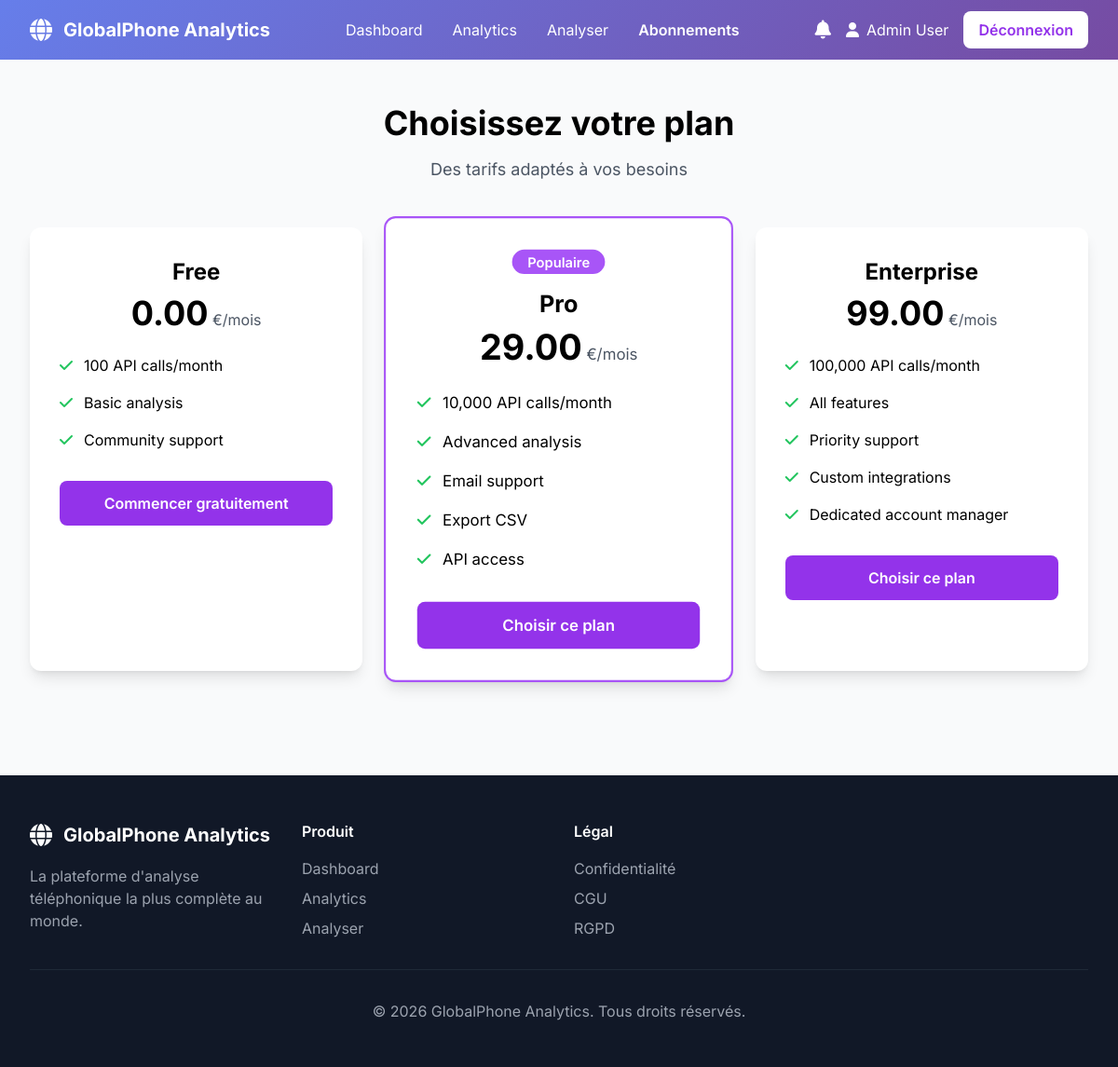
The app's page /?subscription/plans (signed in) with its own data.
### tables this page shows
CREATE TABLE IF NOT EXISTS subscriptions (
    id INT AUTO_INCREMENT PRIMARY KEY,
    name VARCHAR(100) NOT NULL,
    slug VARCHAR(100) NOT NULL UNIQUE,
    price DECIMAL(10, 2) NOT NULL,
    currency VARCHAR(3) DEFAULT 'EUR',
    `interval` ENUM('monthly', 'yearly') NOT NULL,
    api_quota INT NOT NULL,
    features JSON,
    stripe_price_id VARCHAR(255),
    created_at TIMESTAMP DEFAULT CURRENT_TIMESTAMP,
    updated_at TIMESTAMP DEFAULT CURRENT_TIMESTAMP ON UPDATE CURRENT_TIMESTAMP
);

### app/Core/Controller.php (called while the page is built, shortened)
<?php
class Controller
{
    protected function render($view, $data = [])
    {
        extract($data);
        require BASE_PATH . '/app/Views/' . $view . '.php';
    }
}

### app/Controllers/SubscriptionController.php (called while the page is built, shortened)
<?php
class SubscriptionController extends Controller
{
    private $subscriptionModel;
    private $stripeService;
    public function __construct()
    {
        $this->subscriptionModel = new Subscription();
        $this->stripeService = new StripeService();
    }
    public function plans()
    {
        $plans = $this->subscriptionModel->getAllPlans();
        $currentSubscription = $this->subscriptionModel->getUserSubscription($_SESSION['user_id']);
        $stripePublishableKey = $this->stripeService->getPublishableKey();
        return $this->render('subscription/plans', [
            'title' => 'Plans d\'abonnement - GlobalPhone Analytics',
            'plans' => $plans,
            'currentSubscription' => $currentSubscription,
            'stripePublishableKey' => $stripePublishableKey
        ]);
    }
}

### public/index.php (called while the page is built, shortened)
<?php
require_once BASE_PATH . '/app/Core/Autoloader.php';
$config = require BASE_PATH . '/app/Config/config.php';
date_default_timezone_set($config['app']['timezone']);
$router = require BASE_PATH . '/app/Routes/web.php';
$url = $_SERVER['QUERY_STRING'] ?? '';
$url = rtrim($url, '/');
try {
    $router->dispatch($url);
} catch (\Exception $e) {
    if ($config['app']['debug']) {
        echo '<h1>Error</h1>';
        echo '<p>' . htmlspecialchars($e->getMessage()) . '</p>';
        if ($config['app']['env'] === 'development') {
            echo '<pre>' . htmlspecialchars($e->getTraceAsString()) . '</pre>';
        }
    } else {
        http_response_code(500);
        echo 'Internal Server Error';
    }
}

### app/Core/Autoloader.php (called while the page is built, shortened)
<?php
class Autoloader
{
    public static function autoload($class)
    {
        $prefix = 'App\\';
        $baseDir = __DIR__ . '/../';
        $len = strlen($prefix);
        $relativeClass = substr($class, $len);
        $file = $baseDir . str_replace('\\', '/', $relativeClass) . '.php';
    }
}

### app/Models/Database.php (called while the page is built, shortened)
<?php
class Database
{
    private static $instance = null;
    private $connection;
    private function __construct()
    {
        $config = require __DIR__ . '/../Config/config.php';
        try {
            $dsn = "mysql:host={$config['database']['host']};dbname={$config['database']['dbname']};charset={$config['database']['charset']}";
            $this->connection = new PDO(
                $dsn,
                $config['database']['username'],
                $config['database']['password'],
                $config['database']['options']
            );
        } catch (PDOException $e) {
            die('Database connection failed: ' . $e->getMessage());
        }
    }
    public static function getInstance()
    {
        if (self::$instance === null) {
            self::$instance = new self();
        }
        return self::$instance;
    }
    public function query($sql, $params = [])
    {
        try {
            $stmt = $this->connection->prepare($sql);
            $stmt->execute($params);
            return $stmt;
        } catch (PDOException $e) {
            error_log('Database query error: ' . $e->getMessage());
            throw $e;
        }
    }
    public function fetchAll($sql, $params = [])
    {
        return $this->query($sql, $params)->fetchAll();
    }
    public function fetchOne($sql, $params = [])
    {
        return $this->query($sql, $params)->fetch();
    }
}

### app/Models/Subscription.php (called while the page is built, shortened)
<?php
class Subscription
{
    private $db;
    public function __construct()
    {
        $this->db = Database::getInstance();
    }
    public function getAllPlans()
    {
        $sql = "SELECT * FROM subscriptions ORDER BY price ASC";
        return $this->db->fetchAll($sql);
    }
    public function getUserSubscription($userId)
    {
        $sql = "SELECT s.*, us.status, us.current_period_start, us.current_period_end,
                        us.stripe_subscription_id, us.stripe_customer_id, us.cancel_at_period_end
                FROM user_subscriptions us
                JOIN subscriptions s ON us.subscription_id = s.id
                WHERE us.user_id = ? AND us.status = 'active'
                ORDER BY us.created_at DESC
                LIMIT 1";
        $subscription = $this->db->fetchOne($sql, [$userId]);
        return $subscription;
    }
}

### app/Services/StripeService.php (called while the page is built, shortened)
<?php
class StripeService
{
    public function __construct()
    {
        $config = require __DIR__ . '/../Config/config.php';
        $this->secretKey = $config['stripe']['secret_key'];
    }
}

### app/Views/subscription/plans.php (the view, shortened to what this page needs)
<?php
$current_page = 'subscription';
$plans = $plans ?? [];
$currentSubscription = $currentSubscription ?? null;
?>
<section class="py-8 sm:py-12 bg-gray-50">
    <div class="max-w-7xl mx-auto px-4 sm:px-6 lg:px-8">
        <div class="text-center mb-12">
            <h1 class="text-3xl sm:text-4xl font-bold mb-4">Choisissez votre plan</h1>
            <p class="text-gray-600 text-lg">Des tarifs adaptés à vos besoins</p>
        </div>
        <div class="grid grid-cols-1 md:grid-cols-3 gap-8">
            <?php foreach ($plans as $plan): ?>
                <div class="bg-white rounded-xl shadow-lg p-8 <?= $plan['slug'] === 'pro' ? 'border-2 border-purple-500 transform scale-105' : '' ?>">
                    <?php if ($plan['slug'] === 'pro'): ?>
                        <div class="text-center mb-4">
                            <span class="bg-purple-500 text-white px-4 py-1 rounded-full text-sm font-semibold">Populaire</span>
                        </div>
                    <?php endif; ?>
                    <h3 class="text-2xl font-bold text-center mb-2"><?= htmlspecialchars($plan['name']) ?></h3>
                    <div class="text-center mb-6">
                        <span class="text-4xl font-bold"><?= number_format($plan['price'], 2) ?></span>
                        <span class="text-gray-600">€/<?= $plan['interval'] === 'monthly' ? 'mois' : 'an' ?></span>
                    </div>
                    <ul class="space-y-4 mb-8">
                        <?php
                        $features = json_decode($plan['features'], true);
                        foreach ($features as $feature): ?>
                            <li class="flex items-center">
                                <i class="fas fa-check text-green-500 mr-3"></i>
                                <span><?= htmlspecialchars($feature) ?></span>
                            </li>
                        <?php endforeach; ?>
                    </ul>
                    <?php if ($currentSubscription && $currentSubscription['slug'] === $plan['slug']): ?>
                        <button disabled class="w-full bg-gray-300 text-gray-600 py-3 rounded-lg font-semibold cursor-not-allowed">
                            Plan actuel
                        </button>
                    <?php elseif ($plan['price'] == 0): ?>
                        <a href="?subscription/process-payment"
                           class="block w-full bg-purple-600 text-white py-3 rounded-lg font-semibold hover:bg-purple-700 transition text-center"
                           onclick="activateFreePlan('<?= $plan['slug'] ?>'); return false;">
                            Commencer gratuitement
                        </a>
                    <?php else: ?>
                        <button onclick="subscribeToPlan('<?= $plan['slug'] ?>', '<?= $plan['interval'] ?>')"
                                class="w-full bg-purple-600 text-white py-3 rounded-lg font-semibold hover:bg-purple-700 transition">
                            Choisir ce plan
                        </button>
                    <?php endif; ?>
                </div>
            <?php endforeach; ?>
        </div>
    </div>
</section>
<?php
$content = ob_get_clean();
require BASE_PATH . '/app/Views/layout.php';

### app/Core/Router.php (shortened to what this page needs)
<?php
class Router
{
    private $routes = [];
    private $params = [];
    public function add($route, $params = [])
    {
        $route = str_replace('/', '\/', $route);
        $route = preg_replace('/\{([a-z]+)\}/', '(?P<\1>[a-z0-9-]+)', $route);
        $route = preg_replace('/\{([a-z]+):([^\}]+)\}/', '(?P<\1>\2)', $route);
        $route = '/^' . $route . '$/i';
        $this->routes[$route] = $params;
    }
    public function match($url)
    {
        foreach ($this->routes as $route => $params) {
            if (preg_match($route, $url, $matches)) {
                $this->params = $params;
                return true;
            }
        }
        return false;
    }
    public function dispatch($url)
    {
        $url = $this->removeQueryStringVariables($url);
        if ($this->match($url)) {
            $controller = $this->params['controller'] ?? null;
            $action = $this->params['action'] ?? 'index';
            if ($controller) {
                $controller = $this->convertToStudlyCaps($controller);
                $controller = $this->getNamespace() . $controller;
                if (class_exists($controller)) {
                    $controllerObject = new $controller();
                    $action = $this->convertToCamelCase($action);
                    if (method_exists($controllerObject, $action)) {
                        $result = $controllerObject->$action();
                    } else {
                        throw new \Exception("Method $action in controller $controller not found");
                    }
                } else {
                    throw new \Exception("Controller $controller not found");
                }
            } else {
                throw new \Exception("No controller specified");
            }
        } else {
            throw new \Exception("No route matched", 404);
        }
    }
    private function convertToStudlyCaps($string)
    {
        return str_replace(' ', '', ucwords(str_replace('-', ' ', $string)));
    }
    private function convertToCamelCase($string)
    {
        return lcfirst($this->convertToStudlyCaps($string));
    }
    private function removeQueryStringVariables($url)
    {
        return $url;
    }
    private function getNamespace()
    {
        $namespace = 'App\Controllers\\';
        return $namespace;
    }
}

### app/Views/layout.php (shortened to what this page needs)
<!DOCTYPE html>
<html lang="fr">
<head>
    <script src="https://cdn.tailwindcss.com"></script>
    <link rel="stylesheet" href="https://cdnjs.cloudflare.com/ajax/libs/font-awesome/6.4.0/css/all.min.css">
</head>
<body class="bg-gray-50">
    <nav class="gradient-bg text-white shadow-lg">
        <div class="max-w-7xl mx-auto px-4 sm:px-6 lg:px-8">
            <div class="flex items-center justify-between h-16">
                <div class="flex items-center">
                    <a href="?dashboard" class="flex items-center">
                        <i class="fas fa-globe text-2xl mr-3"></i>
                        <span class="font-bold text-xl">GlobalPhone Analytics</span>
                    </a>
                </div>
                <div class="hidden md:flex space-x-8">
                    <a href="?dashboard" class="hover:text-gray-200 transition <?= $current_page === 'dashboard' ? 'font-semibold' : '' ?>">Dashboard</a>
                    <a href="?dashboard/analytics" class="hover:text-gray-200 transition <?= $current_page === 'analytics' ? 'font-semibold' : '' ?>">Analytics</a>
                    <a href="?dashboard/analyze" class="hover:text-gray-200 transition <?= $current_page === 'analyze' ? 'font-semibold' : '' ?>">Analyser</a>
                    <a href="?subscription/plans" class="hover:text-gray-200 transition <?= $current_page === 'subscription' ? 'font-semibold' : '' ?>">Abonnements</a>
                </div>
                <div class="hidden md:flex items-center space-x-4">
                    <?php if (isset($_SESSION['user_id'])): ?>
                        <div class="relative">
                            <button onclick="toggleNotifications()" class="text-white hover:text-gray-200 transition">
                                <i class="fas fa-bell text-xl"></i>
                            </button>
                        </div>
                        <a href="?auth/profile" class="text-white hover:text-gray-200 transition">
                            <i class="fas fa-user mr-2"></i><?= htmlspecialchars($_SESSION['user_name'] ?? 'Mon compte') ?>
                        </a>
                        <a href="?auth/logout" class="bg-white text-purple-600 px-4 py-2 rounded-lg font-semibold hover:bg-gray-100 transition">
                            Déconnexion
                        </a>
                    <?php endif; ?>
                </div>
            </div>
        </div>
    </nav>
    <main>
        <?= $content ?>
    </main>
    <footer class="bg-gray-900 text-white py-12 mt-16">
        <div class="max-w-7xl mx-auto px-4 sm:px-6 lg:px-8">
            <div class="grid grid-cols-1 md:grid-cols-4 gap-8">
                <div>
                    <div class="flex items-center mb-4">
                        <i class="fas fa-globe text-2xl mr-3"></i>
                        <span class="font-bold text-xl">GlobalPhone Analytics</span>
                    </div>
                    <p class="text-gray-400">La plateforme d'analyse téléphonique la plus complète au monde.</p>
                </div>
                <div>
                    <h4 class="font-semibold mb-4">Produit</h4>
                    <ul class="space-y-2 text-gray-400">
                        <li><a href="?dashboard" class="hover:text-white">Dashboard</a></li>
                        <li><a href="?dashboard/analytics" class="hover:text-white">Analytics</a></li>
                        <li><a href="?dashboard/analyze" class="hover:text-white">Analyser</a></li>
                    </ul>
                </div>
                <div>
                    <h4 class="font-semibold mb-4">Légal</h4>
                    <ul class="space-y-2 text-gray-400">
                        <li><a href="#" class="hover:text-white">Confidentialité</a></li>
                        <li><a href="#" class="hover:text-white">CGU</a></li>
                        <li><a href="#" class="hover:text-white">RGPD</a></li>
                    </ul>
                </div>
            </div>
            <div class="border-t border-gray-800 mt-8 pt-8 text-center text-gray-400">
                <p>&copy; 2026 GlobalPhone Analytics. Tous droits réservés.</p>
            </div>
        </div>
    </footer>
</body>
</html>

### app/Views/layout.php (style rules this page uses)
body { font-family: 'Inter', sans-serif; }
.gradient-bg { background: linear-gradient(135deg, #667eea 0%, #764ba2 100%); }

### records on screen
subscriptions: name "Free", price "0.00", interval "mois", features "100 API calls/month", features "Basic analysis", features "Community support"
subscriptions: slug "Populaire", name "Pro", price "29.00", interval "mois", features "10,000 API calls/month", features "Advanced analysis", features "Email support", features "Export CSV", features "API access"
subscriptions: name "Enterprise", price "99.00", interval "mois", features "100,000 API calls/month", features "All features", features "Priority support", features "Custom integrations", features "Dedicated account manager"

### other values on screen
$_SESSION['user_name'] "Admin User"
